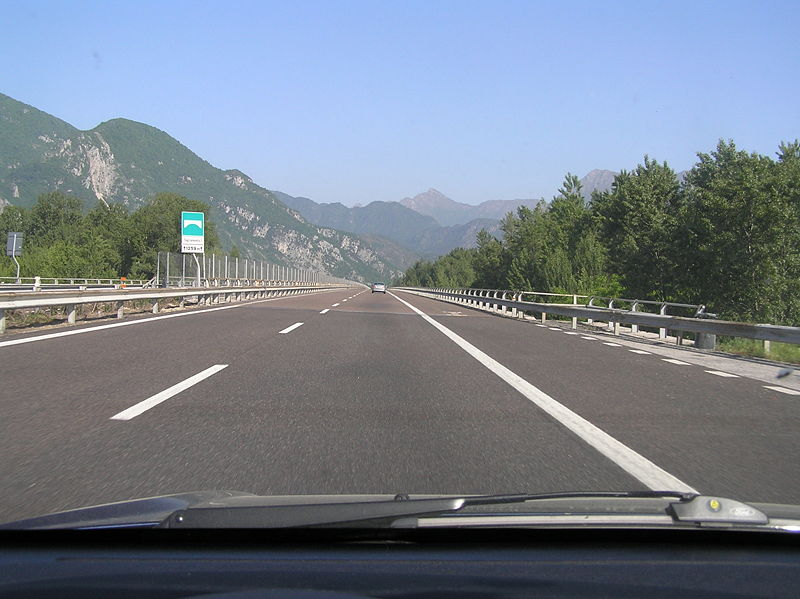
#> input picture img/high01.jpeg, 800 x 599 px
$ python scratch.py
#> lines starting #> are read from the running program, lines starting #| are printed output that depends on the picture; after the words box and inside, x2 and y2 are one past the last pixel; in counts of white or black regions, pixels touching at a corner belong together
import sys
import math
import cv2 as cv
import numpy as np
def main(argv):

    default_file = './img/high01.jpeg'
    filename = argv[0] if len(argv) > 0 else default_file
    # Loads an image
    src = cv.imread(cv.samples.findFile(filename), cv.IMREAD_GRAYSCALE)
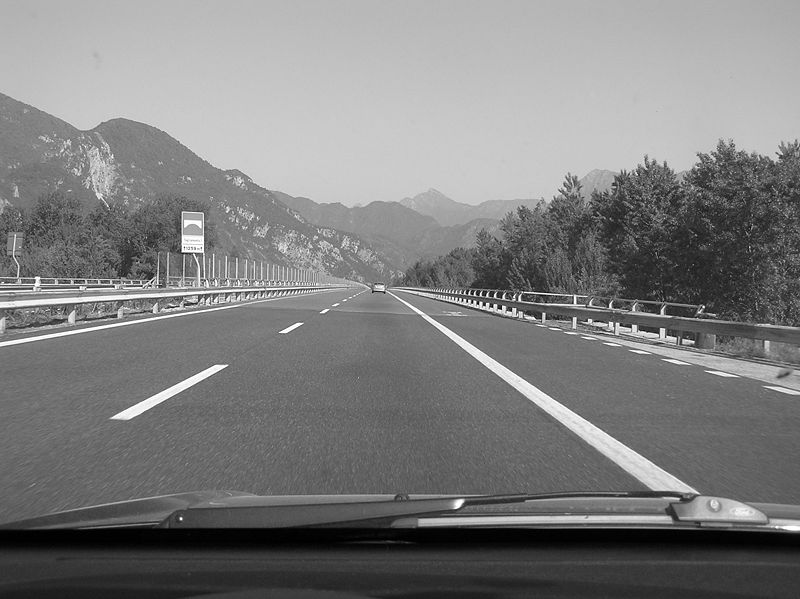
#> src: shape (599, 800); min 0, max 255, mean 126.2
    # Check if image is loaded fine
    if src is None:
        print ('Error opening image!')
        print ('Usage: hough_lines.py [image_name -- default ' + default_file + '] \n')
        return -1


    dst = cv.Canny(src, 50, 200, None, 3)
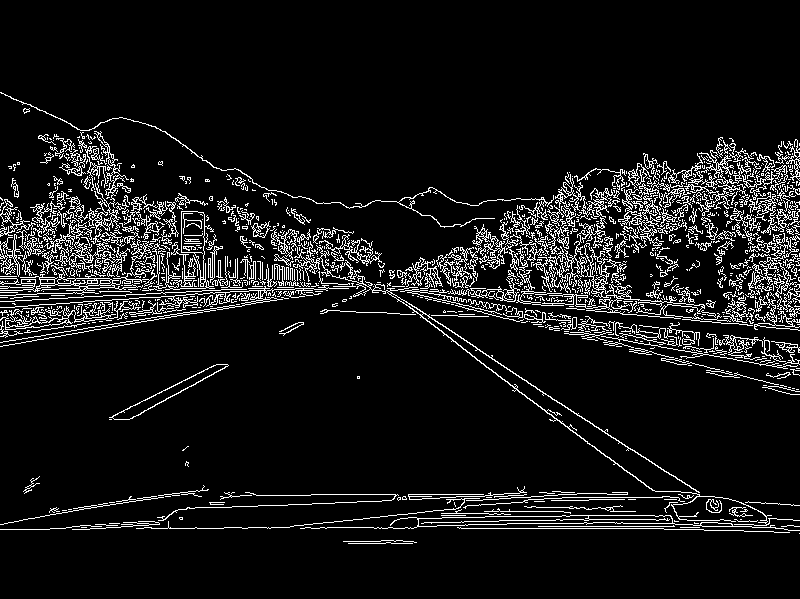
#> dst: shape (599, 800); 8.4% white in thin lines or dots, all inside (x1, y1, x2, y2) = (0, 92, 800, 544)

    # Copy edges to the images that will display the results in BGR
    cdst = cv.cvtColor(dst, cv.COLOR_GRAY2BGR)
    cdstP = np.copy(cdst)

    # [13 lines of commented-out code are left out]


    linesP = cv.HoughLinesP(dst, 1, np.pi / 180, 50, None, 100, 20)
#> linesP = 323 rows, first 6: [0, 301, 369, 282], [503, 318, 799, 370], [459, 528, 663, 528], [6, 259, 481, 301], [402, 281, 745, 311], [1, 327, 372, 248]

    if linesP is not None:
        for i in range(0, len(linesP)):
            l = linesP[i][0]
            cv.line(cdstP, (l[0], l[1]), (l[2], l[3]), (0,0,255), 3, cv.LINE_AA)
#> this loop made 323 passes
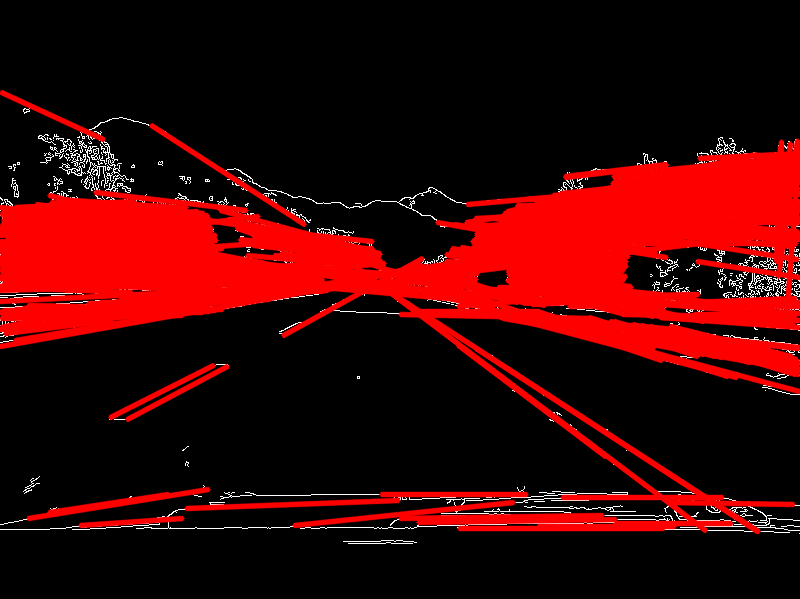
#> cdstP: shape (599, 800, 3); mean B, G, R 3.8, 3.8, 62

    cv.imshow("Source", src)
    #cv.imshow("Detected Lines (in red) - Standard Hough Line Transform", cdst)
    cv.imshow("Detected Lines (in red) - Probabilistic Line Transform", cdstP)

    cv.waitKey()
    return 0

if __name__ == "__main__":
    main(sys.argv[1:])
